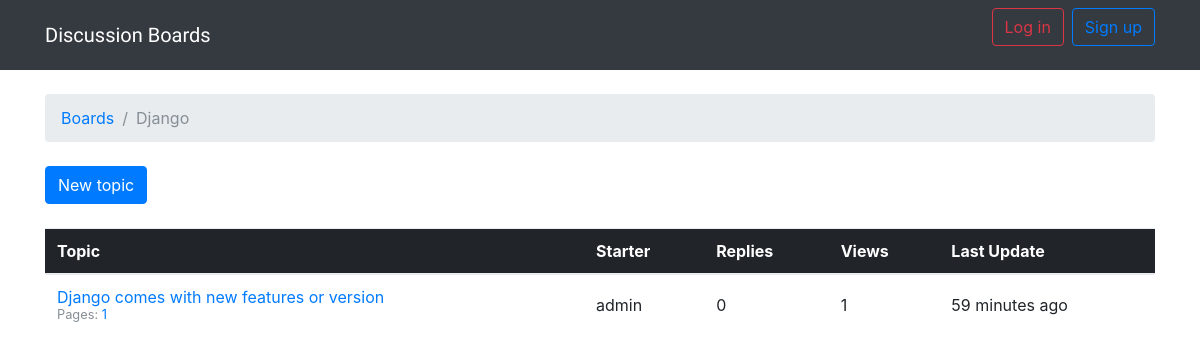
The page /boards/2/ on the database its author committed.
### boards/models.py (models this page shows, shortened)
class Board(models.Model):
    name = models.CharField(max_length=25, unique=True)
    description = models.CharField(max_length=100)

class Topic(models.Model):
    subject = models.CharField(max_length=255)
    last_updated = models.DateTimeField(auto_now_add=True)
    board = models.ForeignKey(Board, on_delete=models.CASCADE, related_name='topics')
    starter = models.ForeignKey(User, on_delete=models.CASCADE, related_name='topics')
    views = models.PositiveIntegerField(default=0)
    def get_page_count(self):
        count = self.posts.count()
        pages = count / 20
        return math.ceil(pages)
    def has_many_pages(self, count=None):
        if count is None:
            count = self.get_page_count()
        return count > 6
    def get_page_range(self):
        count = self.get_page_count()
        if self.has_many_pages(count):
            return range(1, 5)
        return range(1, count + 1)

### boards/views.py (the view)
# urls.py: url(r'^boards/(?P<pk>\d+)/$', views.TopicListView.as_view(), name='board_topics'),
class TopicListView(ListView):
    model = Topic
    context_object_name = 'topics'
    template_name = 'topics.html'
    paginate_by = 25
    def get_context_data(self, **kwargs):
        kwargs['board'] = self.board
        return super().get_context_data(**kwargs)
    def get_queryset(self):
        self.board = get_object_or_404(Board, pk=self.kwargs.get('pk'))
        queryset = self.board.topics.order_by('-last_updated').annotate(replies=Count('posts') - 1)
        return queryset

### templates/topics.html (shortened to what this page needs)
{% extends 'base.html' %}
{% load humanize %}
{% block breadcrumb %}
    <li class="breadcrumb-item"><a href="{% url 'home' %}">Boards</a></li>
    <li class="breadcrumb-item active">{{ board.name }}</li>
{% endblock %}
{% block content %}
    <div class="mb-4">
        <a href="{% url 'new_topic' board.pk %}" class="btn btn-primary">New topic</a>
    </div>
    <table class="table mb-4">
        <thead class="thead-inverse">
        <tr>
            <th>Topic</th>
            <th>Starter</th>
            <th>Replies</th>
            <th>Views</th>
            <th>Last Update</th>
        </tr>
        </thead>
        <tbody>
        {% for topic in topics %}
            {% url 'topic_posts' board.pk topic.pk as topic_url %}
            <tr>
                <td>
                    <p class="mb-0">
                        <a href="{{ topic_url }}">{{ topic.subject }}</a>
                    </p>
                    <small class="text-muted">
                        Pages:
                        {% for i in topic.get_page_range %}
                            <a href="{{ topic_url }}?page={{ i }}">{{ i }}</a>
                        {% endfor %}
                    </small>
                </td>
                <td class="align-middle">{{ topic.starter.username }}</td>
                <td class="align-middle">{{ topic.replies }}</td>
                <td class="align-middle">{{ topic.views }}</td>
                <td class="align-middle">{{ topic.last_updated|naturaltime }}</td>
            </tr>
        {% endfor %}
        </tbody>
    </table>
{% endblock %}

### rows shown on the page
Board: name "Django"
Topic: subject "Django comes with new features or version", get_page_range "1", starter.username "admin", replies "0", views "1", last_updated "59 minutes ago"
